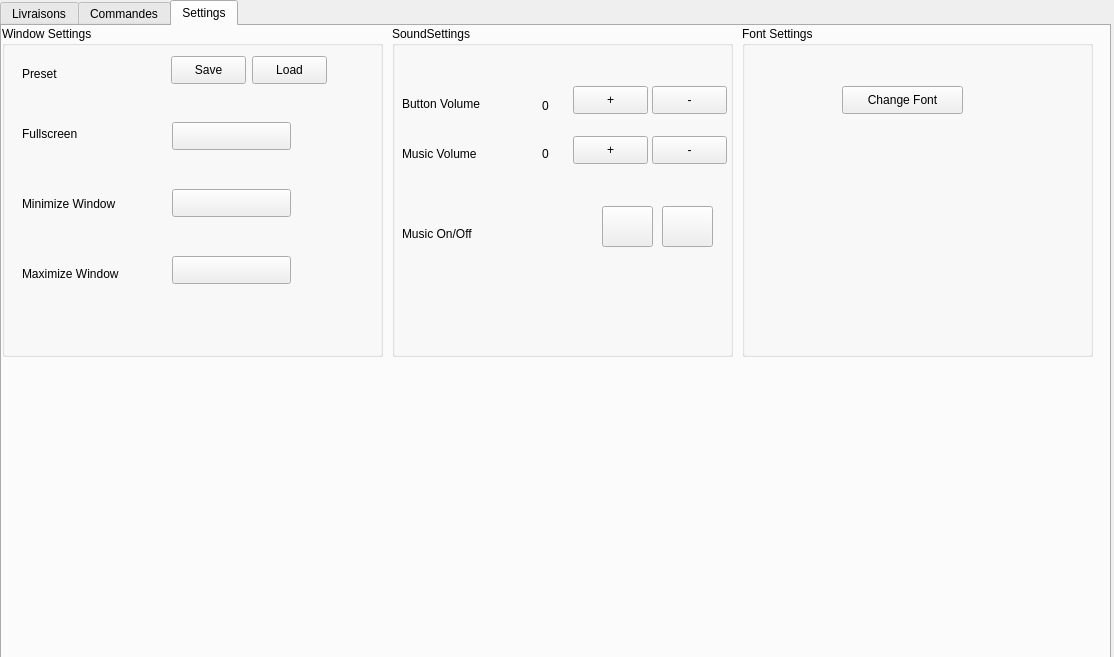
<?xml version="1.0" encoding="UTF-8"?>
<ui version="4.0">
 <class>GestionLivraisons</class>
 <widget class="QDialog" name="GestionLivraisons">
  <property name="geometry">
   <rect>
    <x>0</x>
    <y>0</y>
    <width>1114</width>
    <height>657</height>
   </rect>
  </property>
  <property name="windowTitle">
   <string>The Pie Chart</string>
  </property>
  <widget class="QTabWidget" name="tabWidget">
   <property name="geometry">
    <rect>
     <x>0</x>
     <y>0</y>
     <width>1111</width>
     <height>671</height>
    </rect>
   </property>
   <property name="styleSheet">
    <string notr="true"/>
   </property>
   <property name="currentIndex">
    <number>2</number>
   </property>
   <widget class="QWidget" name="La_Livraison">
    <attribute name="title">
     <string>Livraisons</string>
    </attribute>
    <widget class="QGroupBox" name="groupBox">
     <property name="geometry">
      <rect>
       <x>20</x>
       <y>40</y>
       <width>1081</width>
       <height>581</height>
      </rect>
     </property>
     <property name="styleSheet">
      <string notr="true"/>
     </property>
     <property name="title">
      <string>Gestion Des Livraisons</string>
     </property>
     <widget class="QPushButton" name="pb_supprimer_liv">
      <property name="geometry">
       <rect>
        <x>120</x>
        <y>420</y>
        <width>93</width>
        <height>28</height>
       </rect>
      </property>
      <property name="styleSheet">
       <string notr="true"/>
      </property>
      <property name="text">
       <string>Supprimer</string>
      </property>
     </widget>
     <widget class="QLineEdit" name="le_id_supp_liv">
      <property name="geometry">
       <rect>
        <x>40</x>
        <y>420</y>
        <width>61</width>
        <height>22</height>
       </rect>
      </property>
      <property name="styleSheet">
       <string notr="true">background-color: rgb(255, 255, 255);</string>
      </property>
     </widget>
     <widget class="QTableView" name="tab_Livraisons">
      <property name="geometry">
       <rect>
        <x>650</x>
        <y>70</y>
        <width>421</width>
        <height>251</height>
       </rect>
      </property>
      <property name="styleSheet">
       <string notr="true">background-color: rgb(255, 255, 255);</string>
      </property>
     </widget>
     <widget class="QLineEdit" name="le_id_rech_liv1">
      <property name="geometry">
       <rect>
        <x>780</x>
        <y>40</y>
        <width>181</width>
        <height>22</height>
       </rect>
      </property>
      <property name="styleSheet">
       <string notr="true">background-color: rgb(255, 255, 255);</string>
      </property>
     </widget>
     <widget class="QPushButton" name="pb_rechercher_liv">
      <property name="geometry">
       <rect>
        <x>980</x>
        <y>40</y>
        <width>91</width>
        <height>28</height>
       </rect>
      </property>
      <property name="styleSheet">
       <string notr="true"/>
      </property>
      <property name="text">
       <string>rechercher</string>
      </property>
     </widget>
     <widget class="QPushButton" name="pb_pdf_liv">
      <property name="geometry">
       <rect>
        <x>980</x>
        <y>330</y>
        <width>93</width>
        <height>28</height>
       </rect>
      </property>
      <property name="styleSheet">
       <string notr="true"/>
      </property>
      <property name="text">
       <string>Imprimer Pdf</string>
      </property>
     </widget>
     <widget class="QGroupBox" name="groupBox_4">
      <property name="geometry">
       <rect>
        <x>10</x>
        <y>100</y>
        <width>411</width>
        <height>281</height>
       </rect>
      </property>
      <property name="styleSheet">
       <string notr="true"/>
      </property>
      <property name="title">
       <string>Ajouter et Modifier</string>
      </property>
      <widget class="QLabel" name="label">
       <property name="geometry">
        <rect>
         <x>20</x>
         <y>60</y>
         <width>81</width>
         <height>16</height>
        </rect>
       </property>
       <property name="styleSheet">
        <string notr="true"/>
       </property>
       <property name="text">
        <string>Identifiant</string>
       </property>
      </widget>
      <widget class="QLineEdit" name="la_adresseliv">
       <property name="geometry">
        <rect>
         <x>170</x>
         <y>140</y>
         <width>113</width>
         <height>22</height>
        </rect>
       </property>
       <property name="styleSheet">
        <string notr="true">background-color: rgb(255, 255, 255);</string>
       </property>
      </widget>
      <widget class="QLineEdit" name="le_id">
       <property name="geometry">
        <rect>
         <x>170</x>
         <y>60</y>
         <width>111</width>
         <height>22</height>
        </rect>
       </property>
       <property name="styleSheet">
        <string notr="true">background-color: rgb(255, 255, 255);</string>
       </property>
      </widget>
      <widget class="QLineEdit" name="le_nomLiv">
       <property name="geometry">
        <rect>
         <x>170</x>
         <y>180</y>
         <width>113</width>
         <height>22</height>
        </rect>
       </property>
       <property name="styleSheet">
        <string notr="true">background-color: rgb(255, 255, 255);</string>
       </property>
      </widget>
      <widget class="QLabel" name="label_2">
       <property name="geometry">
        <rect>
         <x>20</x>
         <y>100</y>
         <width>141</width>
         <height>16</height>
        </rect>
       </property>
       <property name="styleSheet">
        <string notr="true"/>
       </property>
       <property name="text">
        <string>Date de la Livraison</string>
       </property>
      </widget>
      <widget class="QLabel" name="label_13">
       <property name="geometry">
        <rect>
         <x>20</x>
         <y>176</y>
         <width>81</width>
         <height>20</height>
        </rect>
       </property>
       <property name="styleSheet">
        <string notr="true"/>
       </property>
       <property name="text">
        <string>NomLivreur</string>
       </property>
      </widget>
      <widget class="QLineEdit" name="la_Dateliv">
       <property name="geometry">
        <rect>
         <x>170</x>
         <y>100</y>
         <width>113</width>
         <height>22</height>
        </rect>
       </property>
       <property name="styleSheet">
        <string notr="true">background-color: rgb(255, 255, 255);</string>
       </property>
      </widget>
      <widget class="QLabel" name="label_3">
       <property name="geometry">
        <rect>
         <x>20</x>
         <y>140</y>
         <width>55</width>
         <height>16</height>
        </rect>
       </property>
       <property name="styleSheet">
        <string notr="true"/>
       </property>
       <property name="text">
        <string>Adresse</string>
       </property>
      </widget>
      <widget class="QPushButton" name="pb_Modifierliv_2">
       <property name="geometry">
        <rect>
         <x>310</x>
         <y>60</y>
         <width>93</width>
         <height>28</height>
        </rect>
       </property>
       <property name="styleSheet">
        <string notr="true"/>
       </property>
       <property name="text">
        <string>Afficher</string>
       </property>
      </widget>
      <widget class="QPushButton" name="pb_Modifierliv">
       <property name="geometry">
        <rect>
         <x>140</x>
         <y>250</y>
         <width>93</width>
         <height>28</height>
        </rect>
       </property>
       <property name="styleSheet">
        <string notr="true"/>
       </property>
       <property name="text">
        <string>Modifier</string>
       </property>
      </widget>
      <widget class="QPushButton" name="pb_ajouterliv">
       <property name="geometry">
        <rect>
         <x>240</x>
         <y>250</y>
         <width>93</width>
         <height>28</height>
        </rect>
       </property>
       <property name="styleSheet">
        <string notr="true"/>
       </property>
       <property name="text">
        <string>Ajouter</string>
       </property>
      </widget>
     </widget>
     <widget class="QLabel" name="label_24">
      <property name="geometry">
       <rect>
        <x>10</x>
        <y>420</y>
        <width>21</width>
        <height>16</height>
       </rect>
      </property>
      <property name="text">
       <string>Id</string>
      </property>
     </widget>
     <widget class="QWidget" name="widget" native="true">
      <property name="geometry">
       <rect>
        <x>10</x>
        <y>480</y>
        <width>120</width>
        <height>80</height>
       </rect>
      </property>
      <property name="styleSheet">
       <string notr="true">image: url(:/new/prefix1/pics/Logo1.png);</string>
      </property>
     </widget>
     <widget class="QLabel" name="label_25">
      <property name="geometry">
       <rect>
        <x>650</x>
        <y>40</y>
        <width>121</width>
        <height>20</height>
       </rect>
      </property>
      <property name="text">
       <string>Mot A Rechercher</string>
      </property>
     </widget>
     <widget class="QWidget" name="widget_4" native="true">
      <property name="geometry">
       <rect>
        <x>860</x>
        <y>420</y>
        <width>211</width>
        <height>151</height>
       </rect>
      </property>
      <property name="styleSheet">
       <string notr="true">image: url(:/new/prefix1/pics/Jarbou3.png);</string>
      </property>
     </widget>
     <widget class="QPushButton" name="pushButton_4">
      <property name="geometry">
       <rect>
        <x>690</x>
        <y>530</y>
        <width>51</width>
        <height>41</height>
       </rect>
      </property>
      <property name="styleSheet">
       <string notr="true">image: url(:/new/prefix1/pics/soundOff.jpg);
background-image: url(:/new/prefix1/pics/soundOff.jpg);</string>
      </property>
      <property name="text">
       <string/>
      </property>
     </widget>
     <widget class="QPushButton" name="pushButton_3">
      <property name="geometry">
       <rect>
        <x>630</x>
        <y>530</y>
        <width>51</width>
        <height>41</height>
       </rect>
      </property>
      <property name="styleSheet">
       <string notr="true">background-image: url(:/new/prefix1/pics/soundonjpg.jpg);
image: url(:/new/prefix1/pics/soundonjpg.jpg);</string>
      </property>
      <property name="text">
       <string/>
      </property>
     </widget>
     <widget class="QPushButton" name="pb_rechercher_liv_2">
      <property name="geometry">
       <rect>
        <x>690</x>
        <y>420</y>
        <width>71</width>
        <height>28</height>
       </rect>
      </property>
      <property name="styleSheet">
       <string notr="true"/>
      </property>
      <property name="text">
       <string>Valider</string>
      </property>
     </widget>
     <widget class="QLineEdit" name="le_id_rech_liv1_2">
      <property name="geometry">
       <rect>
        <x>500</x>
        <y>420</y>
        <width>181</width>
        <height>22</height>
       </rect>
      </property>
      <property name="styleSheet">
       <string notr="true">background-color: rgb(255, 255, 255);</string>
      </property>
     </widget>
     <widget class="QLabel" name="label_7">
      <property name="geometry">
       <rect>
        <x>500</x>
        <y>450</y>
        <width>81</width>
        <height>16</height>
       </rect>
      </property>
      <property name="styleSheet">
       <string notr="true">font: 11pt &quot;Franklin Gothic Medium&quot;;</string>
      </property>
      <property name="text">
       <string>0</string>
      </property>
     </widget>
     <widget class="QLabel" name="label_8">
      <property name="geometry">
       <rect>
        <x>230</x>
        <y>420</y>
        <width>271</width>
        <height>20</height>
       </rect>
      </property>
      <property name="styleSheet">
       <string notr="true"/>
      </property>
      <property name="text">
       <string>Calcul du nombre de livraisons par date </string>
      </property>
     </widget>
     <widget class="QLabel" name="label_9">
      <property name="geometry">
       <rect>
        <x>230</x>
        <y>450</y>
        <width>181</width>
        <height>20</height>
       </rect>
      </property>
      <property name="styleSheet">
       <string notr="true"/>
      </property>
      <property name="text">
       <string>Le nombre de livraisons est</string>
      </property>
     </widget>
     <zorder>groupBox_4</zorder>
     <zorder>pb_supprimer_liv</zorder>
     <zorder>le_id_supp_liv</zorder>
     <zorder>tab_Livraisons</zorder>
     <zorder>le_id_rech_liv1</zorder>
     <zorder>pb_rechercher_liv</zorder>
     <zorder>pb_pdf_liv</zorder>
     <zorder>label_24</zorder>
     <zorder>widget</zorder>
     <zorder>label_25</zorder>
     <zorder>widget_4</zorder>
     <zorder>pushButton_4</zorder>
     <zorder>pushButton_3</zorder>
     <zorder>pb_rechercher_liv_2</zorder>
     <zorder>le_id_rech_liv1_2</zorder>
     <zorder>label_7</zorder>
     <zorder>label_8</zorder>
     <zorder>label_9</zorder>
    </widget>
   </widget>
   <widget class="QWidget" name="La_commande">
    <attribute name="title">
     <string>Commandes</string>
    </attribute>
    <widget class="QGroupBox" name="groupBox_2">
     <property name="geometry">
      <rect>
       <x>20</x>
       <y>40</y>
       <width>1081</width>
       <height>581</height>
      </rect>
     </property>
     <property name="styleSheet">
      <string notr="true"/>
     </property>
     <property name="title">
      <string>Gestion Des Commandes</string>
     </property>
     <widget class="QPushButton" name="pb_ajouterCom">
      <property name="geometry">
       <rect>
        <x>160</x>
        <y>350</y>
        <width>93</width>
        <height>28</height>
       </rect>
      </property>
      <property name="styleSheet">
       <string notr="true"/>
      </property>
      <property name="text">
       <string>Ajouter</string>
      </property>
     </widget>
     <widget class="QTableView" name="tab_Commandes">
      <property name="geometry">
       <rect>
        <x>480</x>
        <y>70</y>
        <width>581</width>
        <height>291</height>
       </rect>
      </property>
      <property name="styleSheet">
       <string notr="true">background-color: rgb(255, 255, 255);</string>
      </property>
     </widget>
     <widget class="QPushButton" name="pb_supprimer_2">
      <property name="geometry">
       <rect>
        <x>270</x>
        <y>440</y>
        <width>81</width>
        <height>28</height>
       </rect>
      </property>
      <property name="styleSheet">
       <string notr="true"/>
      </property>
      <property name="text">
       <string>Supprimer</string>
      </property>
     </widget>
     <widget class="QLineEdit" name="le_id_supp_co">
      <property name="geometry">
       <rect>
        <x>130</x>
        <y>440</y>
        <width>121</width>
        <height>22</height>
       </rect>
      </property>
      <property name="styleSheet">
       <string notr="true">background-color: rgb(255, 255, 255);</string>
      </property>
     </widget>
     <widget class="QLabel" name="label_11">
      <property name="geometry">
       <rect>
        <x>90</x>
        <y>440</y>
        <width>21</width>
        <height>16</height>
       </rect>
      </property>
      <property name="text">
       <string>Id</string>
      </property>
     </widget>
     <widget class="QPushButton" name="pb_trie_co">
      <property name="geometry">
       <rect>
        <x>860</x>
        <y>10</y>
        <width>141</width>
        <height>28</height>
       </rect>
      </property>
      <property name="styleSheet">
       <string notr="true"/>
      </property>
      <property name="text">
       <string>Trie par Quantité asc</string>
      </property>
     </widget>
     <widget class="QPushButton" name="pb_date_co">
      <property name="geometry">
       <rect>
        <x>860</x>
        <y>40</y>
        <width>141</width>
        <height>28</height>
       </rect>
      </property>
      <property name="styleSheet">
       <string notr="true"/>
      </property>
      <property name="text">
       <string>Trie par Quantité Des</string>
      </property>
     </widget>
     <widget class="QGroupBox" name="groupBox_5">
      <property name="geometry">
       <rect>
        <x>10</x>
        <y>100</y>
        <width>411</width>
        <height>301</height>
       </rect>
      </property>
      <property name="title">
       <string>Ajouter Et Modifier</string>
      </property>
      <widget class="QPushButton" name="pb_Modifierliv_3">
       <property name="geometry">
        <rect>
         <x>280</x>
         <y>50</y>
         <width>93</width>
         <height>28</height>
        </rect>
       </property>
       <property name="styleSheet">
        <string notr="true"/>
       </property>
       <property name="text">
        <string>Afficher</string>
       </property>
      </widget>
      <widget class="QPushButton" name="pb_modifierCom">
       <property name="geometry">
        <rect>
         <x>40</x>
         <y>250</y>
         <width>93</width>
         <height>28</height>
        </rect>
       </property>
       <property name="styleSheet">
        <string notr="true"/>
       </property>
       <property name="text">
        <string>Modifier</string>
       </property>
      </widget>
      <widget class="QLabel" name="label_14">
       <property name="geometry">
        <rect>
         <x>30</x>
         <y>170</y>
         <width>71</width>
         <height>16</height>
        </rect>
       </property>
       <property name="text">
        <string>NomClient</string>
       </property>
      </widget>
      <widget class="QLineEdit" name="le_id_2">
       <property name="geometry">
        <rect>
         <x>140</x>
         <y>50</y>
         <width>113</width>
         <height>22</height>
        </rect>
       </property>
       <property name="styleSheet">
        <string notr="true">background-color: rgb(255, 255, 255);</string>
       </property>
      </widget>
      <widget class="QLabel" name="label_6">
       <property name="geometry">
        <rect>
         <x>30</x>
         <y>130</y>
         <width>55</width>
         <height>16</height>
        </rect>
       </property>
       <property name="text">
        <string>prix</string>
       </property>
      </widget>
      <widget class="QLabel" name="label_4">
       <property name="geometry">
        <rect>
         <x>30</x>
         <y>50</y>
         <width>71</width>
         <height>16</height>
        </rect>
       </property>
       <property name="text">
        <string>Identifiant</string>
       </property>
      </widget>
      <widget class="QLineEdit" name="le_Nom_Co">
       <property name="geometry">
        <rect>
         <x>140</x>
         <y>170</y>
         <width>113</width>
         <height>22</height>
        </rect>
       </property>
       <property name="styleSheet">
        <string notr="true">background-color: rgb(255, 255, 255);</string>
       </property>
      </widget>
      <widget class="QLineEdit" name="le_prix_Com">
       <property name="geometry">
        <rect>
         <x>140</x>
         <y>130</y>
         <width>113</width>
         <height>22</height>
        </rect>
       </property>
       <property name="styleSheet">
        <string notr="true">background-color: rgb(255, 255, 255);</string>
       </property>
      </widget>
      <widget class="QLabel" name="label_5">
       <property name="geometry">
        <rect>
         <x>30</x>
         <y>90</y>
         <width>55</width>
         <height>16</height>
        </rect>
       </property>
       <property name="text">
        <string>Qte</string>
       </property>
      </widget>
      <widget class="QLabel" name="label_15">
       <property name="geometry">
        <rect>
         <x>30</x>
         <y>210</y>
         <width>81</width>
         <height>16</height>
        </rect>
       </property>
       <property name="text">
        <string>Emailclient</string>
       </property>
      </widget>
      <widget class="QLineEdit" name="le_Email_CO">
       <property name="geometry">
        <rect>
         <x>140</x>
         <y>210</y>
         <width>113</width>
         <height>22</height>
        </rect>
       </property>
       <property name="styleSheet">
        <string notr="true">background-color: rgb(255, 255, 255);</string>
       </property>
      </widget>
      <widget class="QLineEdit" name="le_qte_com">
       <property name="geometry">
        <rect>
         <x>140</x>
         <y>90</y>
         <width>113</width>
         <height>22</height>
        </rect>
       </property>
       <property name="styleSheet">
        <string notr="true">background-color: rgb(255, 255, 255);</string>
       </property>
      </widget>
     </widget>
     <widget class="QPushButton" name="pb_trie_co_2">
      <property name="geometry">
       <rect>
        <x>590</x>
        <y>40</y>
        <width>141</width>
        <height>28</height>
       </rect>
      </property>
      <property name="styleSheet">
       <string notr="true"/>
      </property>
      <property name="text">
       <string>Trie par Prix Des</string>
      </property>
     </widget>
     <widget class="QPushButton" name="pb_date_co_2">
      <property name="geometry">
       <rect>
        <x>590</x>
        <y>10</y>
        <width>141</width>
        <height>28</height>
       </rect>
      </property>
      <property name="styleSheet">
       <string notr="true"/>
      </property>
      <property name="text">
       <string>Trie par Prix Asc</string>
      </property>
     </widget>
     <widget class="QWidget" name="widget_2" native="true">
      <property name="geometry">
       <rect>
        <x>10</x>
        <y>480</y>
        <width>120</width>
        <height>80</height>
       </rect>
      </property>
      <property name="styleSheet">
       <string notr="true">image: url(:/new/prefix1/pics/Logo1.png);</string>
      </property>
     </widget>
     <widget class="QWidget" name="widget_3" native="true">
      <property name="geometry">
       <rect>
        <x>860</x>
        <y>420</y>
        <width>181</width>
        <height>141</height>
       </rect>
      </property>
      <property name="styleSheet">
       <string notr="true">image: url(:/new/prefix1/pics/Jarbou3.png);</string>
      </property>
     </widget>
     <widget class="QPushButton" name="pushButton">
      <property name="geometry">
       <rect>
        <x>630</x>
        <y>530</y>
        <width>51</width>
        <height>41</height>
       </rect>
      </property>
      <property name="styleSheet">
       <string notr="true">background-image: url(:/new/prefix1/pics/soundonjpg.jpg);
image: url(:/new/prefix1/pics/soundonjpg.jpg);</string>
      </property>
      <property name="text">
       <string/>
      </property>
     </widget>
     <widget class="QPushButton" name="pushButton_2">
      <property name="geometry">
       <rect>
        <x>690</x>
        <y>530</y>
        <width>51</width>
        <height>41</height>
       </rect>
      </property>
      <property name="styleSheet">
       <string notr="true">image: url(:/new/prefix1/pics/soundOff.jpg);
background-image: url(:/new/prefix1/pics/soundOff.jpg);</string>
      </property>
      <property name="text">
       <string/>
      </property>
     </widget>
     <widget class="QLabel" name="label_31">
      <property name="geometry">
       <rect>
        <x>500</x>
        <y>370</y>
        <width>111</width>
        <height>20</height>
       </rect>
      </property>
      <property name="styleSheet">
       <string notr="true"/>
      </property>
      <property name="text">
       <string>Détails du Client</string>
      </property>
     </widget>
     <widget class="QPushButton" name="pb_rechercher_liv_5">
      <property name="geometry">
       <rect>
        <x>810</x>
        <y>370</y>
        <width>71</width>
        <height>28</height>
       </rect>
      </property>
      <property name="styleSheet">
       <string notr="true"/>
      </property>
      <property name="text">
       <string>Valider</string>
      </property>
     </widget>
     <widget class="QLineEdit" name="le_id_rech_liv1_5">
      <property name="geometry">
       <rect>
        <x>620</x>
        <y>370</y>
        <width>181</width>
        <height>22</height>
       </rect>
      </property>
      <property name="styleSheet">
       <string notr="true">background-color: rgb(255, 255, 255);</string>
      </property>
      <property name="text">
       <string/>
      </property>
     </widget>
     <widget class="QLabel" name="label_32">
      <property name="geometry">
       <rect>
        <x>700</x>
        <y>400</y>
        <width>81</width>
        <height>16</height>
       </rect>
      </property>
      <property name="styleSheet">
       <string notr="true">font: 11pt &quot;Franklin Gothic Medium&quot;;</string>
      </property>
      <property name="text">
       <string>0</string>
      </property>
     </widget>
     <widget class="QLabel" name="label_33">
      <property name="geometry">
       <rect>
        <x>700</x>
        <y>460</y>
        <width>81</width>
        <height>16</height>
       </rect>
      </property>
      <property name="styleSheet">
       <string notr="true">font: 11pt &quot;Franklin Gothic Medium&quot;;</string>
      </property>
      <property name="text">
       <string>0</string>
      </property>
     </widget>
     <widget class="QLabel" name="label_34">
      <property name="geometry">
       <rect>
        <x>700</x>
        <y>430</y>
        <width>81</width>
        <height>16</height>
       </rect>
      </property>
      <property name="styleSheet">
       <string notr="true">font: 11pt &quot;Franklin Gothic Medium&quot;;</string>
      </property>
      <property name="text">
       <string>0</string>
      </property>
     </widget>
     <widget class="QLabel" name="label_35">
      <property name="geometry">
       <rect>
        <x>500</x>
        <y>400</y>
        <width>161</width>
        <height>20</height>
       </rect>
      </property>
      <property name="styleSheet">
       <string notr="true"/>
      </property>
      <property name="text">
       <string>Nombre de commandes</string>
      </property>
     </widget>
     <widget class="QLabel" name="label_36">
      <property name="geometry">
       <rect>
        <x>500</x>
        <y>430</y>
        <width>161</width>
        <height>20</height>
       </rect>
      </property>
      <property name="styleSheet">
       <string notr="true"/>
      </property>
      <property name="text">
       <string>Somme Depensé</string>
      </property>
     </widget>
     <widget class="QLabel" name="label_37">
      <property name="geometry">
       <rect>
        <x>500</x>
        <y>460</y>
        <width>191</width>
        <height>20</height>
       </rect>
      </property>
      <property name="styleSheet">
       <string notr="true"/>
      </property>
      <property name="text">
       <string>Nombre d'articles Commandé</string>
      </property>
     </widget>
     <widget class="QPushButton" name="pb_rechercher_liv_6">
      <property name="geometry">
       <rect>
        <x>880</x>
        <y>370</y>
        <width>71</width>
        <height>28</height>
       </rect>
      </property>
      <property name="styleSheet">
       <string notr="true"/>
      </property>
      <property name="text">
       <string>Mailing</string>
      </property>
     </widget>
     <zorder>groupBox_5</zorder>
     <zorder>pb_ajouterCom</zorder>
     <zorder>tab_Commandes</zorder>
     <zorder>pb_supprimer_2</zorder>
     <zorder>le_id_supp_co</zorder>
     <zorder>label_11</zorder>
     <zorder>pb_trie_co</zorder>
     <zorder>pb_date_co</zorder>
     <zorder>pb_trie_co_2</zorder>
     <zorder>pb_date_co_2</zorder>
     <zorder>widget_2</zorder>
     <zorder>widget_3</zorder>
     <zorder>pushButton</zorder>
     <zorder>pushButton_2</zorder>
     <zorder>label_31</zorder>
     <zorder>pb_rechercher_liv_5</zorder>
     <zorder>le_id_rech_liv1_5</zorder>
     <zorder>label_32</zorder>
     <zorder>label_33</zorder>
     <zorder>label_34</zorder>
     <zorder>label_35</zorder>
     <zorder>label_36</zorder>
     <zorder>label_37</zorder>
     <zorder>pb_rechercher_liv_6</zorder>
    </widget>
   </widget>
   <widget class="QWidget" name="tab">
    <attribute name="title">
     <string>Settings</string>
    </attribute>
    <widget class="QGroupBox" name="groupBox_3">
     <property name="geometry">
      <rect>
       <x>0</x>
       <y>0</y>
       <width>381</width>
       <height>331</height>
      </rect>
     </property>
     <property name="title">
      <string>Window Settings</string>
     </property>
     <widget class="QPushButton" name="pushButton_6">
      <property name="geometry">
       <rect>
        <x>250</x>
        <y>30</y>
        <width>75</width>
        <height>28</height>
       </rect>
      </property>
      <property name="text">
       <string>Load</string>
      </property>
     </widget>
     <widget class="QPushButton" name="pushButton_5">
      <property name="geometry">
       <rect>
        <x>169</x>
        <y>30</y>
        <width>75</width>
        <height>28</height>
       </rect>
      </property>
      <property name="text">
       <string>Save</string>
      </property>
     </widget>
     <widget class="QPushButton" name="pushButton_7">
      <property name="geometry">
       <rect>
        <x>170</x>
        <y>96</y>
        <width>119</width>
        <height>28</height>
       </rect>
      </property>
      <property name="styleSheet">
       <string notr="true">image: url(:/new/prefix1/pics/Fullscreen.png);</string>
      </property>
      <property name="text">
       <string/>
      </property>
     </widget>
     <widget class="QPushButton" name="pushButton_8">
      <property name="geometry">
       <rect>
        <x>170</x>
        <y>230</y>
        <width>119</width>
        <height>28</height>
       </rect>
      </property>
      <property name="styleSheet">
       <string notr="true">image: url(:/new/prefix1/pics/Maximize.png);</string>
      </property>
      <property name="text">
       <string/>
      </property>
     </widget>
     <widget class="QPushButton" name="pushButton_9">
      <property name="geometry">
       <rect>
        <x>170</x>
        <y>163</y>
        <width>119</width>
        <height>28</height>
       </rect>
      </property>
      <property name="styleSheet">
       <string notr="true">image: url(:/new/prefix1/pics/Minimize.png);</string>
      </property>
      <property name="text">
       <string/>
      </property>
     </widget>
     <widget class="QLabel" name="label_10">
      <property name="geometry">
       <rect>
        <x>20</x>
        <y>40</y>
        <width>71</width>
        <height>16</height>
       </rect>
      </property>
      <property name="text">
       <string>Preset</string>
      </property>
     </widget>
     <widget class="QLabel" name="label_12">
      <property name="geometry">
       <rect>
        <x>20</x>
        <y>100</y>
        <width>71</width>
        <height>16</height>
       </rect>
      </property>
      <property name="text">
       <string>Fullscreen</string>
      </property>
     </widget>
     <widget class="QLabel" name="label_16">
      <property name="geometry">
       <rect>
        <x>20</x>
        <y>170</y>
        <width>121</width>
        <height>16</height>
       </rect>
      </property>
      <property name="text">
       <string>Minimize Window</string>
      </property>
     </widget>
     <widget class="QLabel" name="label_17">
      <property name="geometry">
       <rect>
        <x>20</x>
        <y>240</y>
        <width>121</width>
        <height>16</height>
       </rect>
      </property>
      <property name="text">
       <string>Maximize Window</string>
      </property>
     </widget>
    </widget>
    <widget class="QGroupBox" name="groupBox_6">
     <property name="geometry">
      <rect>
       <x>390</x>
       <y>0</y>
       <width>341</width>
       <height>331</height>
      </rect>
     </property>
     <property name="title">
      <string>SoundSettings</string>
     </property>
     <widget class="QPushButton" name="pushButton_26">
      <property name="geometry">
       <rect>
        <x>260</x>
        <y>60</y>
        <width>75</width>
        <height>28</height>
       </rect>
      </property>
      <property name="text">
       <string>-</string>
      </property>
     </widget>
     <widget class="QPushButton" name="pushButton_25">
      <property name="geometry">
       <rect>
        <x>181</x>
        <y>60</y>
        <width>75</width>
        <height>28</height>
       </rect>
      </property>
      <property name="text">
       <string>+</string>
      </property>
     </widget>
     <widget class="QLabel" name="label_39">
      <property name="geometry">
       <rect>
        <x>10</x>
        <y>70</y>
        <width>101</width>
        <height>16</height>
       </rect>
      </property>
      <property name="text">
       <string>Button Volume</string>
      </property>
     </widget>
     <widget class="QLabel" name="label_40">
      <property name="geometry">
       <rect>
        <x>150</x>
        <y>70</y>
        <width>20</width>
        <height>20</height>
       </rect>
      </property>
      <property name="text">
       <string>0</string>
      </property>
     </widget>
     <widget class="QPushButton" name="pushButton_27">
      <property name="geometry">
       <rect>
        <x>181</x>
        <y>110</y>
        <width>75</width>
        <height>28</height>
       </rect>
      </property>
      <property name="text">
       <string>+</string>
      </property>
     </widget>
     <widget class="QLabel" name="label_41">
      <property name="geometry">
       <rect>
        <x>150</x>
        <y>120</y>
        <width>21</width>
        <height>16</height>
       </rect>
      </property>
      <property name="text">
       <string>0</string>
      </property>
     </widget>
     <widget class="QPushButton" name="pushButton_28">
      <property name="geometry">
       <rect>
        <x>260</x>
        <y>110</y>
        <width>75</width>
        <height>28</height>
       </rect>
      </property>
      <property name="text">
       <string>-</string>
      </property>
     </widget>
     <widget class="QLabel" name="label_42">
      <property name="geometry">
       <rect>
        <x>10</x>
        <y>120</y>
        <width>101</width>
        <height>16</height>
       </rect>
      </property>
      <property name="text">
       <string>Music Volume</string>
      </property>
     </widget>
     <widget class="QPushButton" name="pushButton_11">
      <property name="geometry">
       <rect>
        <x>270</x>
        <y>180</y>
        <width>51</width>
        <height>41</height>
       </rect>
      </property>
      <property name="styleSheet">
       <string notr="true">image: url(:/new/prefix1/pics/soundOff.jpg);
background-image: url(:/new/prefix1/pics/soundOff.jpg);</string>
      </property>
      <property name="text">
       <string/>
      </property>
     </widget>
     <widget class="QPushButton" name="pushButton_10">
      <property name="geometry">
       <rect>
        <x>210</x>
        <y>180</y>
        <width>51</width>
        <height>41</height>
       </rect>
      </property>
      <property name="styleSheet">
       <string notr="true">background-image: url(:/new/prefix1/pics/soundonjpg.jpg);
image: url(:/new/prefix1/pics/soundonjpg.jpg);</string>
      </property>
      <property name="text">
       <string/>
      </property>
     </widget>
     <widget class="QLabel" name="label_43">
      <property name="geometry">
       <rect>
        <x>10</x>
        <y>200</y>
        <width>101</width>
        <height>16</height>
       </rect>
      </property>
      <property name="text">
       <string>Music On/Off</string>
      </property>
     </widget>
    </widget>
    <widget class="QWidget" name="widget_5" native="true">
     <property name="geometry">
      <rect>
       <x>890</x>
       <y>480</y>
       <width>211</width>
       <height>151</height>
      </rect>
     </property>
     <property name="styleSheet">
      <string notr="true">image: url(:/new/prefix1/pics/Jarbou3.png);</string>
     </property>
    </widget>
    <widget class="QWidget" name="widget_6" native="true">
     <property name="geometry">
      <rect>
       <x>0</x>
       <y>550</y>
       <width>120</width>
       <height>80</height>
      </rect>
     </property>
     <property name="styleSheet">
      <string notr="true">image: url(:/new/prefix1/pics/Logo1.png);</string>
     </property>
    </widget>
    <widget class="QGroupBox" name="groupBox_7">
     <property name="geometry">
      <rect>
       <x>740</x>
       <y>0</y>
       <width>351</width>
       <height>331</height>
      </rect>
     </property>
     <property name="title">
      <string>Font Settings</string>
     </property>
     <widget class="QPushButton" name="pushButton_29">
      <property name="geometry">
       <rect>
        <x>100</x>
        <y>60</y>
        <width>121</width>
        <height>28</height>
       </rect>
      </property>
      <property name="text">
       <string>Change Font</string>
      </property>
     </widget>
    </widget>
    <zorder>groupBox_7</zorder>
    <zorder>groupBox_3</zorder>
    <zorder>groupBox_6</zorder>
    <zorder>widget_5</zorder>
    <zorder>widget_6</zorder>
   </widget>
  </widget>
 </widget>
 <resources/>
 <connections/>
</ui>
